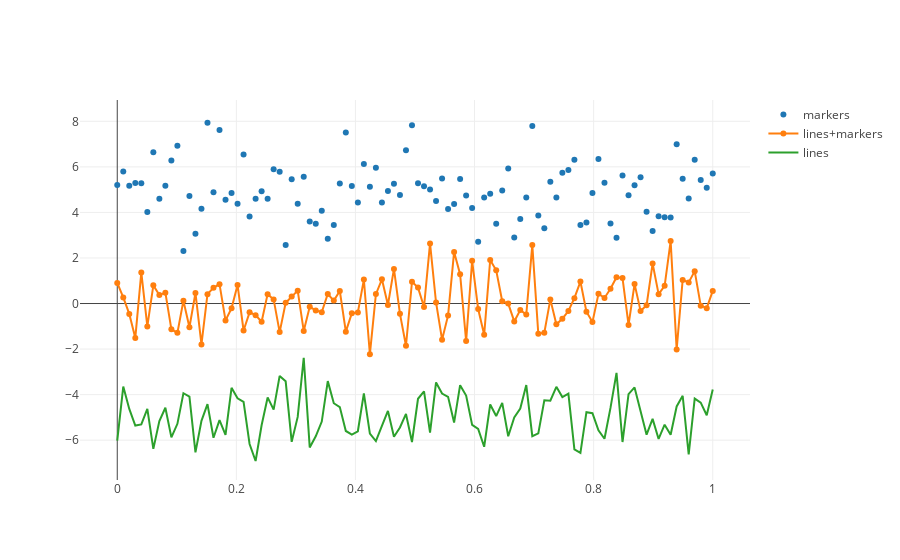

Notebook code cell kept with this figure:
### Code cell
N = 100
random_x = np.linspace(0, 1, N)
random_y0 = np.random.randn(N)+5
random_y1 = np.random.randn(N)
random_y2 = np.random.randn(N)-5

# Create traces
trace0 = go.Scatter(
    x = random_x,
    y = random_y0,
    mode = 'markers',
    name = 'markers'
)
trace1 = go.Scatter(
    x = random_x,
    y = random_y1,
    mode = 'lines+markers',
    name = 'lines+markers'
)
trace2 = go.Scatter(
    x = random_x,
    y = random_y2,
    mode = 'lines',
    name = 'lines'
)

data = [trace0, trace1, trace2]
iplot(data, filename='scatter-mode')
